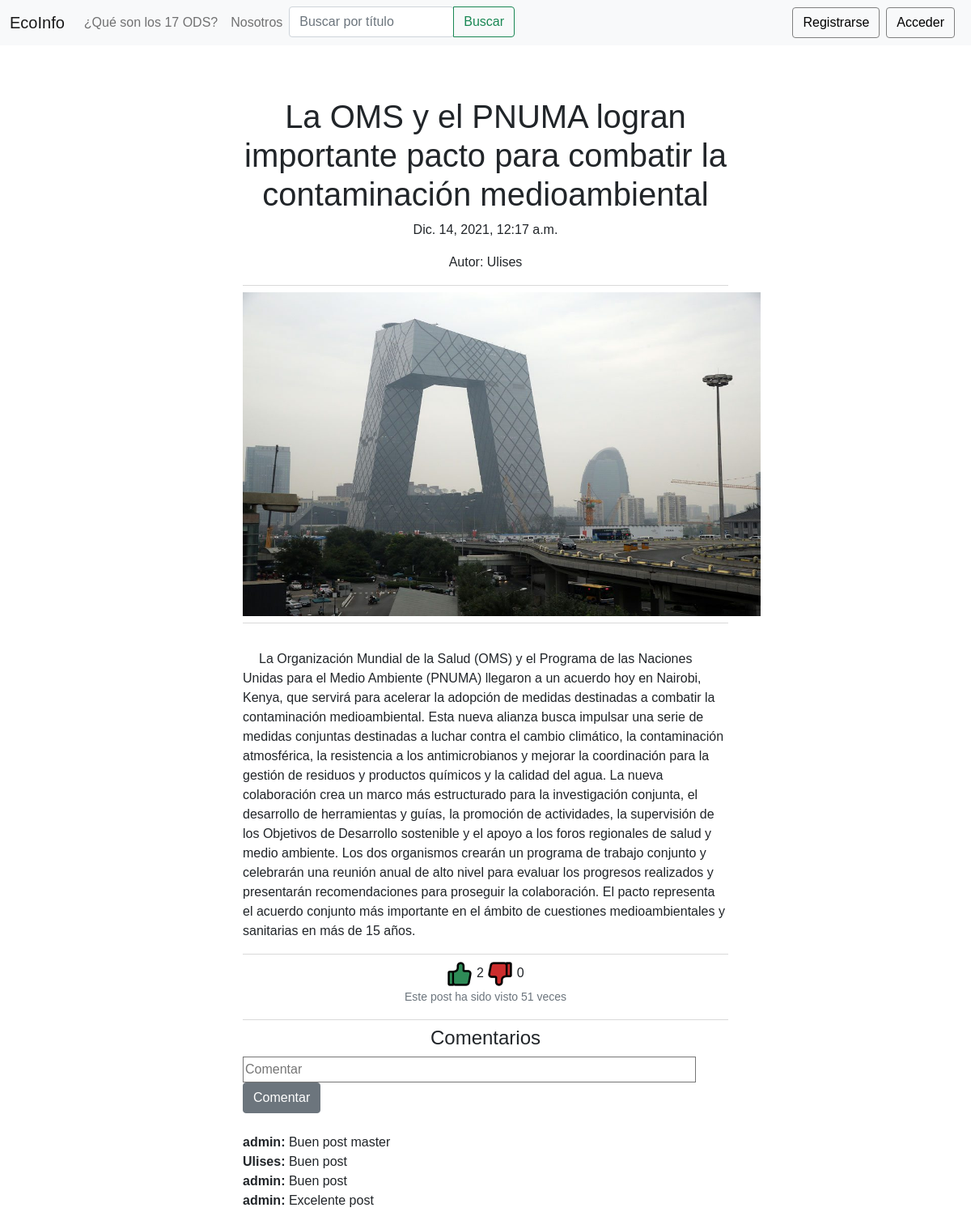
Screenshot of /leer_posteo/13 with the database file from the repository.
### feed/models.py (models this page shows, shortened)
class post(models.Model):
    posteador = models.ForeignKey(User, on_delete=models.CASCADE, null=True)
    titulo = models.CharField(max_length=100)
    contenido = models.TextField()
    pre_contenido = models.TextField()
    categoria = models.ForeignKey(categoria, on_delete=models.CASCADE,  default=1, null=False)
    creado_en = models.DateTimeField(auto_now_add=True)
    actualizado_en = models.DateTimeField(auto_now=True)
    me_gusta = models.IntegerField(default=0)
    no_megusta = models.IntegerField(default=0)
    imagen = models.FileField(upload_to='imagenes_posts', default='post_default.jpg')
    visitas = models.IntegerField(default=0)

class comentario(models.Model):
    post = models.ForeignKey(post, on_delete=models.CASCADE)
    comentador = models.ForeignKey(User, on_delete=models.CASCADE, null=True)
    nombre_comentador = models.CharField(max_length=50, null=True)
    contenido = models.TextField()
    creado_en = models.DateTimeField(auto_now_add=True)
    actualizado_en = models.DateTimeField(auto_now=True)
    aprobado = models.BooleanField(default=False)

### feed/views.py (the view)
# urls.py: path('leer_posteo/<id>',views.leer_posteo, name='leer_posteo'),
def leer_posteo(request,id):
    un_posteo=post.objects.get(id=id)
    un_posteo.visitas += 1
    un_posteo.save()
    comentarios_del_posteo = comentario.objects.filter(post_id=id,aprobado=True).order_by('creado_en').reverse()
    usuarios_user = User.objects.filter(id__in=comentarios_del_posteo.values('comentador_id'))
    usuarios = usuario.objects.filter(usuario_fk_id__in=usuarios_user.values('id'))
    print(usuarios)
    contexto = {'un_posteo':un_posteo,'comentarios_del_posteo':comentarios_del_posteo,'usuarios':usuarios}
    return render(request,"leer_post.html",contexto)

### feed/models.py (called while the page is built)
    def __str__(self):
        return self.usuario_fk.username

### feed/templates/leer_post.html (shortened to what this page needs)
{% extends "base.html" %}
{% block content %}
<div>
<div class="leer_post">
    <br><br><br><br><br>
    {% if un_posteo %}
    <h1>{{ un_posteo.titulo }}</h1>
    <p>{{ un_posteo.creado_en }}</p>
    <p>Autor: {{ un_posteo.posteador }}</p>
    <div class="dropdown-divider"></div>
    <img src="{{un_posteo.imagen.url}}" alt="" style="width: 40rem; height: 25rem;">
    <br>
    <div class="dropdown-divider"></div>
    <br>
    <p style="text-align:left; text-indent: 20px;" >{{ un_posteo.contenido }}</p>
    <div class="dropdown-divider"></div>
    <a  href="{%url 'reaccionar' id=un_posteo.id reac='mg' %}">
        <img src="/static/img/me_gusta_true.png" alt="" style="width: 2rem; height: 2rem;"> </a>
         {{un_posteo.me_gusta}}
    <a  href="{%url 'reaccionar' id=un_posteo.id reac='nmg' %}">
         <img src="/static/img/no_megusta_true.png" alt="" style="width: 2rem; height: 2rem;"> </a>
         {{un_posteo.no_megusta}}
    <p class="card-text"><small class="text-muted">Este post ha sido visto {{ un_posteo.visitas }} veces</small></p>
    <div class="dropdown-divider"></div>
    <h4>Comentarios</h4>
    <div  style=" text-align:left; border-width: 1px;" >
    <form action="{% url 'crear_comentario' id=un_posteo.id %}">
        <div class="form-group" >
        <input clase="form-control" type="text"  id="txtcontenido" name="txtcontenido" placeholder="Comentar" style=" width: 35rem; height: 2rem; border-style: solid; border-width: 1px ;" >
        <button type="submit"  class="btn btn-secondary" >Comentar</button>
    </div>
    </form>
    <br>
    <div id="global_comentarios">
    <div id="mensajes">
    {% for un_comentario in comentarios_del_posteo %}
        <div class="box01">
            <div class="box02" >
                <strong>{{un_comentario.nombre_comentador}}:</strong>
            </div>
            <div class="box03" >
                 {{ un_comentario.contenido }}
            </div>
        </div>
    {% endfor %}
    </div>
{% endif %}
</div>
</div>
{% endblock%}

### feed/static/css/estilos.css (style rules this page uses)
html, body { height: 100%; margin: 0; font-family: Helvetica; width: 100%; }
#mensajes { height: auto; }
a { text-decoration: none; color: #000; }
.leer_post { position: center; width:50%; height: auto; text-align: center; margin: auto; padding: 1rem,; }
.box01 { width: auto; height: auto; display: flex; }
.box02 { width: auto; height: auto; }
.box03 { width: auto; height: auto; }
#global_comentarios { height: 20rem; width: auto; overflow-y: scroll; }

### rows the page displays
post: titulo "La OMS y el PNUMA logran importante pacto para combatir la contaminación medioambiental", creado_en "Dic. 14, 2021, 12:17 a.m.", posteador "Ulises", imagen (picture), contenido "La Organización Mundial de la Salud (OMS) y el Programa de las Naciones Unidas para el Medio Ambiente (PNUMA) llegaron a un acuerdo hoy en Nairobi, Kenya, que servirá para acelerar la adopción de medidas destinadas a combatir la contaminación medioambiental. Esta nueva alianza busca impulsar una serie de medidas conjuntas destinadas a luchar contra el cambio climático, la contaminación atmosférica, la resistencia a los antimicrobianos y mejorar la coordinación para la gestión de residuos y productos químicos y la calidad del agua. La nueva colaboración crea un marco más estructurado para la investigación conjunta, el desarrollo de herramientas y guías, la promoción de actividades, la…", me_gusta "2", no_megusta "0", visitas "51"
comentario: nombre_comentador "admin", contenido "Buen post master"
comentario: nombre_comentador "Ulises", contenido "Buen post"
comentario: nombre_comentador "admin", contenido "Buen post"
comentario: nombre_comentador "admin", contenido "Excelente post"
